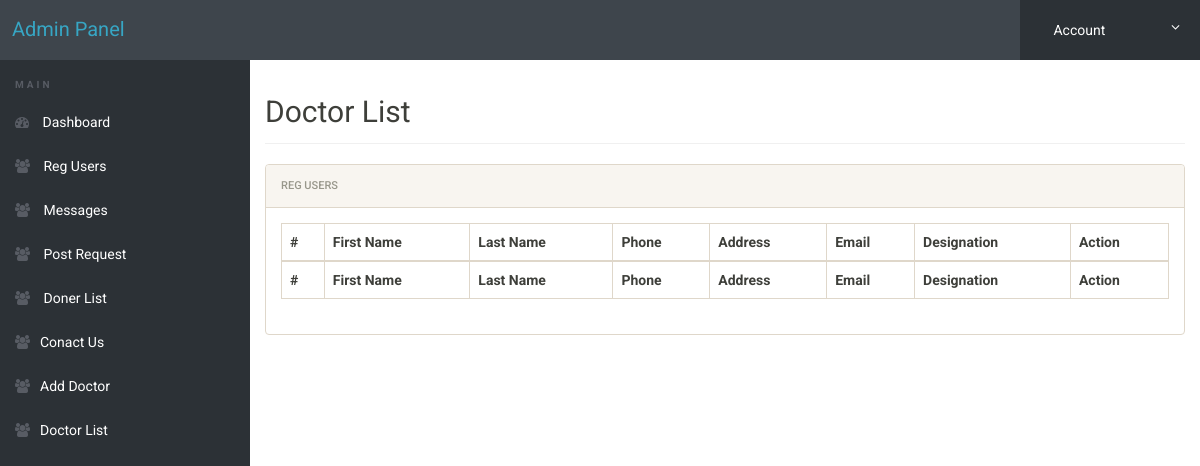
Page /admin/doctor-list.php (signed in) on the earlier database version.
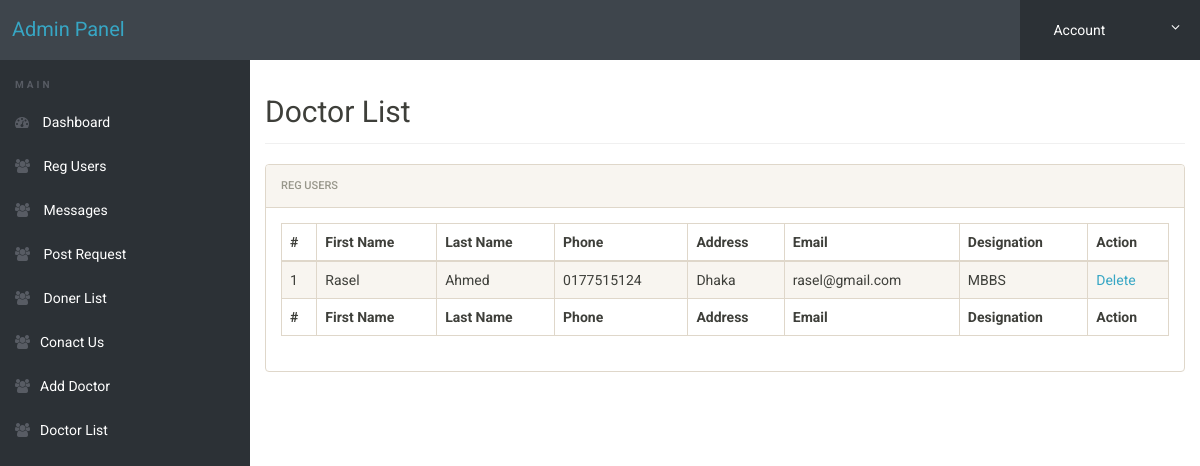
Same page on the later database version.
### tables this page shows
CREATE TABLE IF NOT EXISTS `add_doctor` (
  `id` int(11) NOT NULL AUTO_INCREMENT,
  `fastName` varchar(50) NOT NULL,
  `Lastname` varchar(50) NOT NULL,
  `phone` varchar(50) NOT NULL,
  `address` varchar(100) NOT NULL,
  `email` varchar(50) NOT NULL,
  `password` varchar(50) NOT NULL,
  `designation` varchar(50) NOT NULL,
  PRIMARY KEY (`id`)
);

### admin/doctor-list.php (the view, shortened to what this page needs)
<!doctype html>
<html lang="en" class="no-js">
<head>
	<link rel="stylesheet" href="css/font-awesome.min.css">
	<link rel="stylesheet" href="css/bootstrap.min.css">
	<link rel="stylesheet" href="css/dataTables.bootstrap.min.css">
	<link rel="stylesheet" href="css/bootstrap-social.css">
	<link rel="stylesheet" href="css/bootstrap-select.css">
	<link rel="stylesheet" href="css/fileinput.min.css">
	<link rel="stylesheet" href="css/awesome-bootstrap-checkbox.css">
	<link rel="stylesheet" href="css/style.css">
</head>
<body>
	<?php include('includes/header.php');?>
	<div class="ts-main-content">
		<?php include('includes/leftbar.php');?>
		<div class="content-wrapper">
			<div class="container-fluid">
				<div class="row">
					<div class="col-md-12">
						<h2 class="page-title">Doctor List</h2>
						<div class="panel panel-default">
							<div class="panel-heading">Reg Users</div>
							<div class="panel-body">
								<table id="zctb" class="display table table-striped table-bordered table-hover" cellspacing="0" width="100%">
									<thead>
										<tr>
											<th>#</th>
											<th> First Name</th>
											<th>Last Name </th>
											<th>Phone</th>
											<th>Address</th>
											<th>Email</th>
											<th>Designation</th>
											<th>Action</th>
										</tr>
									</thead>
									<tfoot>
										<tr>
											<th>#</th>
											<th> First Name</th>
											<th>Last Name </th>
											<th>Phone</th>
											<th>Address</th>
											<th>Email</th>
											<th>Designation</th>
											<th>Action</th>
										</tr>
									</tfoot>
									<tbody>
<?php
    $query = "SELECT * FROM  add_doctor";
	$result= mysqli_query($connect, $query);
foreach($result as $data)
{
$id = $data['id'];
?>
										<tr>
											<td> <?php echo $data['id']?></td>
											<td><?php echo $data['fastName']?></td>
											<td><?php echo $data['Lastname']?></td>
											<td><?php echo $data['phone']?></td>
											<td><?php echo $data['address']?></td>
											<td><?php echo $data['email']?></td>
											<td><?php echo $data['designation']?></td>
											<td><a href="doctor-list.php?eid=<?php echo $id?>">Delete</a></td>
										</tr>
<?php }?>
									</tbody>
								</table>
							</div>
						</div>
					</div>
				</div>
			</div>
		</div>
	</div>
</body>
</html>

Differences in the rows shown:
added add_doctor: id "1", fastName "Rasel", Lastname "Ahmed", phone "0177515124", address "Dhaka", email "rasel@gmail.com", designation "MBBS"
